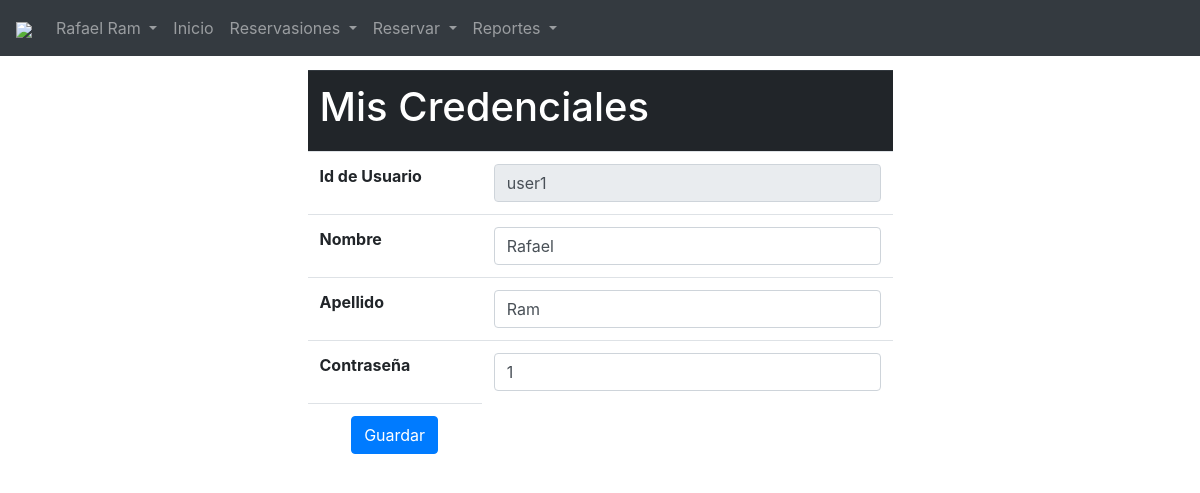
/pagUs/edit-me.php (signed in), run on the app's committed database.
### tables this page shows
CREATE TABLE `usuario` (
  `iduser` varchar(200) NOT NULL,
  `nombre` varchar(100) NOT NULL,
  `apellido` varchar(100) NOT NULL,
  `pass` varchar(100) NOT NULL,
  `dep` int(11) NOT NULL,
  `tipo` int(11) NOT NULL,
  PRIMARY KEY (`iduser`),
  KEY `FK_usuariodep` (`dep`),
  KEY `FK_usuariotip` (`tipo`),
  CONSTRAINT `FK_usuariodep` FOREIGN KEY (`dep`) REFERENCES `departamento` (`iddep`),
  CONSTRAINT `FK_usuariotip` FOREIGN KEY (`tipo`) REFERENCES `tipous` (`idtipo`)
);

### pagUs/edit-me.php (the view, shortened to what this page needs)
<?php
 require_once('nav.php');
 $results=$conn->query($sql);
 $fila=$results->fetch_assoc();
 ?>
<table class="table table-hover table-full">
<form method="post">
  <tr class="thead-dark">
    <th colspan="2"><h1>Mis Credenciales</h1></th>
  </tr>
  <tr>
    <th>Id de Usuario</th>
    <td ><input readonly="readonly" type="text" VALUE="<?php echo "$fila[iduser]";  ?>" class="form-control" name="iduser" placeholder="Id de Usuario" required/></td>
  </tr>
  <tr>
    <th>Nombre</th>
    <td><input type="text" VALUE="<?php echo "$fila[nombre]";  ?>"  class="form-control" name="nombre" placeholder="Nombre" required/></td>
  </tr>
  <tr>
    <th>Apellido</th>
    <td><input type="text" VALUE="<?php echo "$fila[apellido]";  ?>"  class="form-control" name="apellido" placeholder="Apellido" required/></td>
  </tr>
  <tr>
    <th>Contraseña</th>
    <td><input type="text" VALUE="<?php echo "$fila[pass]";  ?>"  class="form-control" name="pass" placeholder="Contraseña" required/></td>
  </tr>
  <tr>
      <td><center><button name="modme" class="btn btn-primary">Guardar</buton></center></td>
  </tr>
</form>
</table>
</div>

### pagUs/nav.php (shortened to what this page needs)
<?php
if (!isset($_SESSION["id_us"])) {
}else{
$id = $_SESSION['id_us'];
}
 ?>
<!DOCTYPE HTML>
<html language="es">
<head>
<link rel="stylesheet" href="../css/bootstrap.min.css" type="text/css" />
<link rel="stylesheet" href="../css/bootstrap-grid.min.css" type="text/css" />
</head>
<nav class="navbar navbar-expand-md bg-dark navbar-dark fixed-top">
 <a class="navbar-brand" href="#"><img src="../img/logo-new-white.png" style="width: 180px;" /></a>
   <div class="collapse navbar-collapse" id="collapsibleNavbar">
 <ul class="navbar-nav">
           <li class="nav-item dropdown">
               <a class="nav-link dropdown-toggle" href="#" id="navbardrop" data-toggle="dropdown">
                 <?php
                 $sql="SELECT *
                       FROM usuario
                       where iduser = '$id'";
                 $results=$conn->query($sql);
                 $fila=$results->fetch_assoc();
                 echo "$fila[nombre] $fila[apellido]";
                  ?>
               </a>
             </li>
   <li class="nav-item">
     <a class="nav-link" href="indexu.php">Inicio</a>
   </li>
       <li class="nav-item dropdown">
           <a class="nav-link dropdown-toggle" href="#" id="navbardrop" data-toggle="dropdown">
			Reservasiones
           </a>
         </li>
         <li class="nav-item dropdown">
             <a class="nav-link dropdown-toggle" href="#" id="navbardrop" data-toggle="dropdown">
              Reservar
             </a>
           </li>
           <li class="nav-item dropdown">
               <a class="nav-link dropdown-toggle" href="#" id="navbardrop" data-toggle="dropdown">
                Reportes
               </a>
             </li>
   </ul>
 </div>
 </nav>
  <div class="container-fluid" style="margin-top:70px">

### data on the page
usuario: nombre "Rafael", apellido "Ram", iduser "user1", pass "1"
